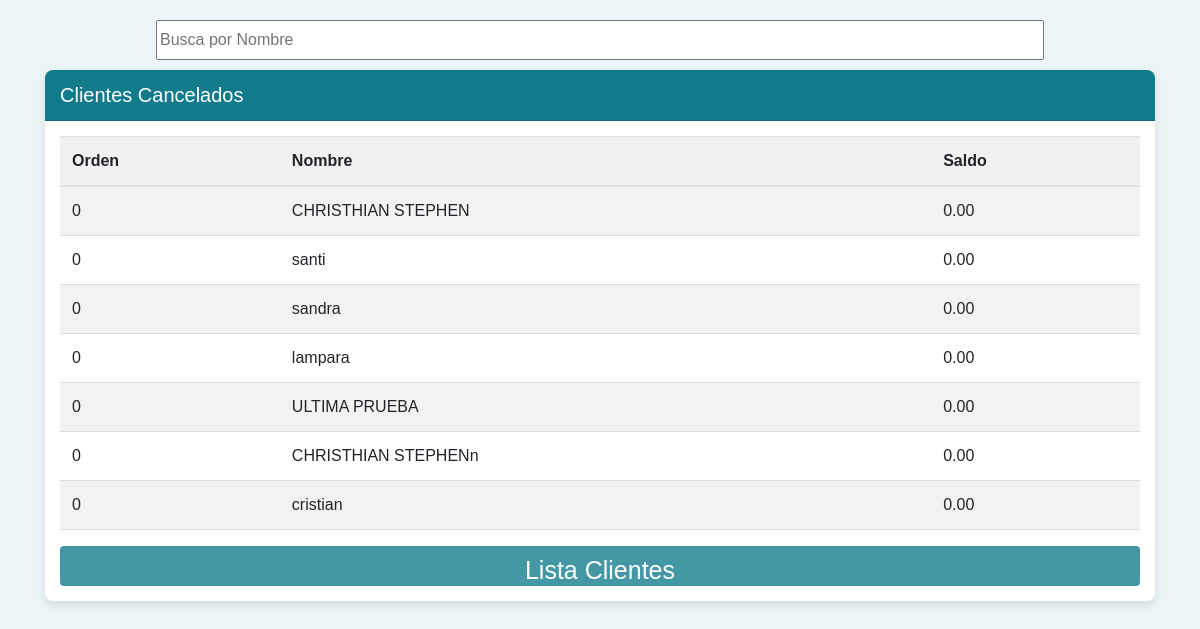
The page /prestamosapp/clientes-saldo-cero/ on the database its author committed.
### prestamosapp/models.py (models this page shows, shortened)
class Cliente(models.Model):
    nombre = models.CharField(max_length=100)
    apellidos = models.CharField(max_length=100)
    monto = models.IntegerField()  # Amount of the loan
    monto_mas_interes = models.DecimalField(max_digits=10, decimal_places=2, blank=True, null=True)  # Loan amount + 20% interest
    couta_diaria = models.DecimalField(max_digits=10, decimal_places=2, blank=True, null=True)  # Daily installment
    saldo = models.DecimalField(max_digits=10, decimal_places=2, blank=True, null=True)  # Remaining balance
    direccion = models.CharField(max_length=100)
    descripcion_casa = models.TextField(default='null', verbose_name="Descripción de la Casa")
    foto_casa = models.ImageField(default='null', verbose_name="Foto de la Casa", upload_to='articulos')
    fecha_de_creacion = models.DateTimeField(auto_now_add=True)
    ultima_fecha_de_edicion = models.DateTimeField(auto_now=True)
    order = models.SmallIntegerField(default=0, verbose_name="Orden")
    saldo = models.DecimalField(max_digits=10, decimal_places=2, default=0)
    class Meta:
        verbose_name = "Tu cliente"
        verbose_name_plural = "Tus Clientes"
        ordering = ['order']

### prestamosapp/views.py (the view)
# urls.py: path('clientes-saldo-cero/', views.clientes_con_saldo_cero, name='clientes_con_saldo_cero'),
def clientes_con_saldo_cero(request):
    clientes_saldo_cero = Cliente.objects.filter(saldo=0).order_by('order')
    context = {
        'clientes': clientes_saldo_cero,
    }
    return render(request, 'clientes_con_saldo_cero.html', context)

### prestamosapp/templates/clientes_con_saldo_cero.html (shortened to what this page needs)
<!DOCTYPE html>
<html lang="en">
<head>
    {% load static %}
    <link rel="stylesheet" href="https://maxcdn.bootstrapcdn.com/bootstrap/4.5.2/css/bootstrap.min.css">
    <link rel="stylesheet" href="{% static '/css/estilos_clientes_borrados.css' %}">
</head>
<body>
    <div class="container">
        <input type="text" id="search" placeholder="Busca por Nombre">
        <div class="card">
            <div class="card-header">
                Clientes Cancelados
            </div>
            <div class="card-body">
                {% if clientes %}
                <table class="table table-striped" id="client-table">
                    <thead>
                        <tr>
                            <th>Orden</th>
                            <th>Nombre</th>
                            <th>Saldo</th>
                        </tr>
                    </thead>
                    <tbody>
                        {% for cliente in clientes %}
                        <tr>
                            <td>{{ cliente.order }}</td>
                            <td>{{ cliente.nombre }}</td>
                            <td>{{ cliente.saldo }}</td>
                        </tr>
                        {% empty %}
                        <tr>
                            <td colspan="3" class="text-center">No hay clientes con saldo cero.</td>
                        </tr>
                        {% endfor %}
                    </tbody>
                </table>
                {% else %}
                <p class="text-center">No hay clientes Cancelados aún.</p>
                {% endif %}
                <div class="menu">
                    {% if user.username == 'paquete2' %}
                        <a class="btn" href="{% url 'paquete2:cliente_list' %}">Lista Clientes</a>
                    {%elif user.username == 'paquete3' %}
                            <a class="btn" href="{% url 'paquete3:cliente_list' %}">Lista Clientes</a>
                    {%elif user.username == 'paquete4' %}
                    <a class="btn" href="{% url 'paquete4:cliente_list' %}">Lista Clientes</a>
                    {%elif user.username == 'paquete5' %}
                    <a class="btn" href="{% url 'paquete5:cliente_list' %}">Lista Clientes</a>
                    {% else %}
                        <a class="btn" href="{% url 'prestamosapp:cliente_list' %}">Lista Clientes</a>
                    {% endif %}
                </div>
            </div>
        </div>
    </div>
</body>
</html>

### prestamosapp/static/css/estilos_clientes_borrados.css (style rules this page uses)
body { font-family: Arial, sans-serif; background-color: #ebf4f6f9; margin: 0; padding: 0; overflow-x: hidden; animation: fadeIn 1s ease-in-out; }
.container { margin-top: 20px; }
.card { border: none; border-radius: 8px; box-shadow: 0 4px 8px rgba(0,0,0,0.1); overflow: hidden; margin-bottom: 20px; transition: transform 0.3s ease-in-out, box-shadow 0.3s ease-in-out; }
.card-header { background-color: #117a8b; color: white; font-size: 1.25rem; padding: 10px 15px; animation: slideInFromTop 0.5s ease-out; }
.card-body { padding: 15px; }
table { width: 100%; margin-bottom: 20px; animation: fadeIn 1s ease-in-out; }
th, td { padding: 12px; text-align: left; border-bottom: 1px solid #ddd; transition: background-color 0.3s ease; }
th { background-color: #f1f1f1; }
.menu { display:flex; margin:auto; }
.btn { display: inline; width:100%; height: 40px; font-size: 16px; color: #fff; background-color: transparent; border:none; border-radius: 4px; cursor: pointer; text-decoration: none; text-align: center; transition: background-color 0.3s; font-size: 25px; background-color: #117b8bc8; }
#search { display:flex; margin:auto; margin-bottom: 10px;; width:80%; height:40px; animation:flipInY 2s .1s; }

### rows shown on the page
Cliente: order "0", nombre "CHRISTHIAN STEPHEN", saldo "0.00"
Cliente: order "0", nombre "santi", saldo "0.00"
Cliente: order "0", nombre "sandra", saldo "0.00"
Cliente: order "0", nombre "lampara", saldo "0.00"
Cliente: order "0", nombre "ULTIMA PRUEBA", saldo "0.00"
Cliente: order "0", nombre "CHRISTHIAN STEPHENn", saldo "0.00"
Cliente: order "0", nombre "cristian", saldo "0.00"
